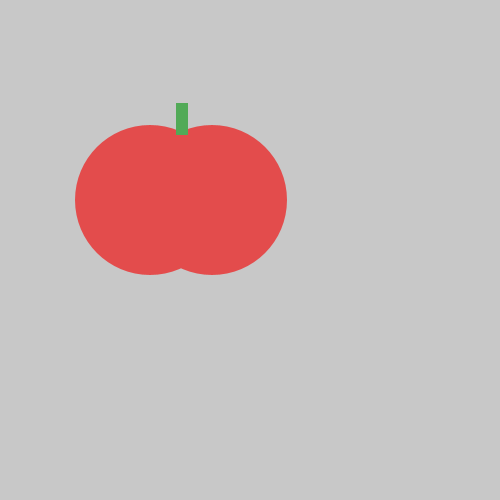
Frame 1 (no input)
Frame 60 (the mouse pressed at the canvas centre just before this capture): identical to frame 1, image omitted
Frame 120 (the mouse held since frame 60 and released just before this capture): identical to frame 1, image omitted

The Processing sketch that drew this single still picture (run headless with seeded random() and noise(); from frame 60 on, the mouse is pressed at the canvas centre):

// Processing sketch: tastytomato
// ── tastytomato.pde
void setup () {
  size(500,500);
}
void draw(){
  background(200,200,200);
  noStroke();
  fill(227,76,76);
  ellipse(150,200,150,150);
  fill(227,76,76);
  ellipse(212,200,150,150);
  fill(82,170,87);
  rect(176,103,12,32);
  
  
  
}
